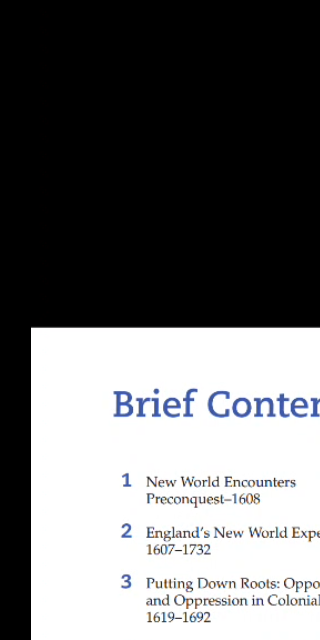

Recreate this plot in Python.
"""
Debug capture - show window details and capture analysis
"""
import win32gui
import win32con
import win32ui
from PIL import Image
import numpy as np

def analyze_window_and_capture():
    # Find the scrcpy window
    def callback(hwnd, windows):
        if win32gui.IsWindowVisible(hwnd):
            title = win32gui.GetWindowText(hwnd)
            if 'kindle' in title.lower() or 'scrcpy' in title.lower():
                windows.append((hwnd, title))
        return True
    
    windows = []
    win32gui.EnumWindows(callback, windows)
    
    if not windows:
        print("❌ No scrcpy/Kindle window found!")
        return
    
    hwnd, title = windows[0]
    print(f"✓ Found window: {title}")
    print(f"  Handle: {hwnd}")
    
    # Get window dimensions
    window_rect = win32gui.GetWindowRect(hwnd)
    client_rect = win32gui.GetClientRect(hwnd)
    
    print(f"\n📏 Window Dimensions:")
    print(f"  Window Rect: {window_rect} (left, top, right, bottom)")
    print(f"  Window Size: {window_rect[2] - window_rect[0]} x {window_rect[3] - window_rect[1]}")
    print(f"  Client Rect: {client_rect} (left, top, right, bottom)")
    print(f"  Client Size: {client_rect[2] - client_rect[0]} x {client_rect[3] - client_rect[1]}")
    
    # Check if window is visible and foreground
    is_visible = win32gui.IsWindowVisible(hwnd)
    is_minimized = win32gui.IsIconic(hwnd)
    fg_window = win32gui.GetForegroundWindow()
    
    print(f"\n🔍 Window Status:")
    print(f"  Visible: {is_visible}")
    print(f"  Minimized: {is_minimized}")
    print(f"  Is foreground: {hwnd == fg_window}")
    print(f"  Foreground window: {win32gui.GetWindowText(fg_window) if fg_window else 'None'}")
    
    # Capture using client area method
    print(f"\n📸 Capturing client area...")
    try:
        # Bring to foreground
        win32gui.SetForegroundWindow(hwnd)
        import time
        time.sleep(0.5)
        
        # Get client area dimensions
        left, top, right, bottom = win32gui.GetClientRect(hwnd)
        width = right - left
        height = bottom - top
        
        print(f"  Client area to capture: {width} x {height}")
        
        # Capture
        hwnd_dc = win32gui.GetDC(hwnd)
        mfc_dc = win32ui.CreateDCFromHandle(hwnd_dc)
        save_dc = mfc_dc.CreateCompatibleDC()
        
        save_bitmap = win32ui.CreateBitmap()
        save_bitmap.CreateCompatibleBitmap(mfc_dc, width, height)
        save_dc.SelectObject(save_bitmap)
        
        save_dc.BitBlt((0, 0), (width, height), mfc_dc, (0, 0), win32con.SRCCOPY)
        
        # Convert to PIL Image
        bmpinfo = save_bitmap.GetInfo()
        bmpstr = save_bitmap.GetBitmapBits(True)
        
        print(f"  Bitmap info: {bmpinfo}")
        
        img = Image.frombuffer(
            'RGB',
            (bmpinfo['bmWidth'], bmpinfo['bmHeight']),
            bmpstr, 'raw', 'BGRX', 0, 1
        )
        
        print(f"  PIL Image size: {img.size}")
        
        # Analyze the image
        img_array = np.array(img)
        print(f"  Image array shape: {img_array.shape}")
        print(f"  Image mean brightness: {img_array.mean():.2f}")
        print(f"  Image min brightness: {img_array.min()}")
        print(f"  Image max brightness: {img_array.max()}")
        
        # Check for black bars
        row_brightness = img_array.mean(axis=(1, 2))
        col_brightness = img_array.mean(axis=(0, 2))
        
        dark_rows = (row_brightness < 10).sum()
        dark_cols = (col_brightness < 10).sum()
        
        print(f"  Dark rows (< 10 brightness): {dark_rows} / {len(row_brightness)}")
        print(f"  Dark columns (< 10 brightness): {dark_cols} / {len(col_brightness)}")
        
        # Save debug image
        debug_path = "debug_capture.png"
        img.save(debug_path, 'PNG')
        print(f"\n✓ Debug capture saved: {debug_path}")
        print(f"  File size: {len(open(debug_path, 'rb').read())} bytes")
        
        # Cleanup
        win32gui.DeleteObject(save_bitmap.GetHandle())
        save_dc.DeleteDC()
        mfc_dc.DeleteDC()
        win32gui.ReleaseDC(hwnd, hwnd_dc)
        
    except Exception as e:
        print(f"❌ Capture failed: {e}")
        import traceback
        traceback.print_exc()

if __name__ == "__main__":
    print("🔍 Debug Window Capture Analysis")
    print("=" * 50)
    analyze_window_and_capture()
